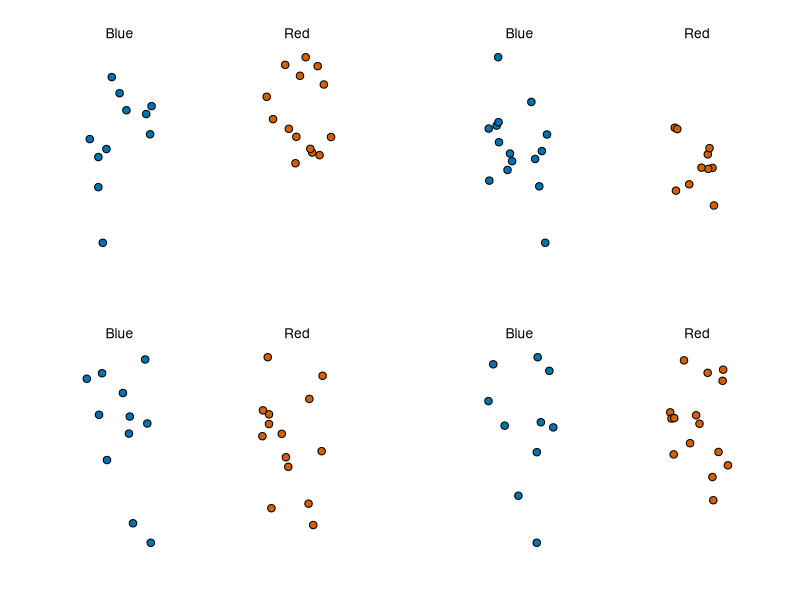
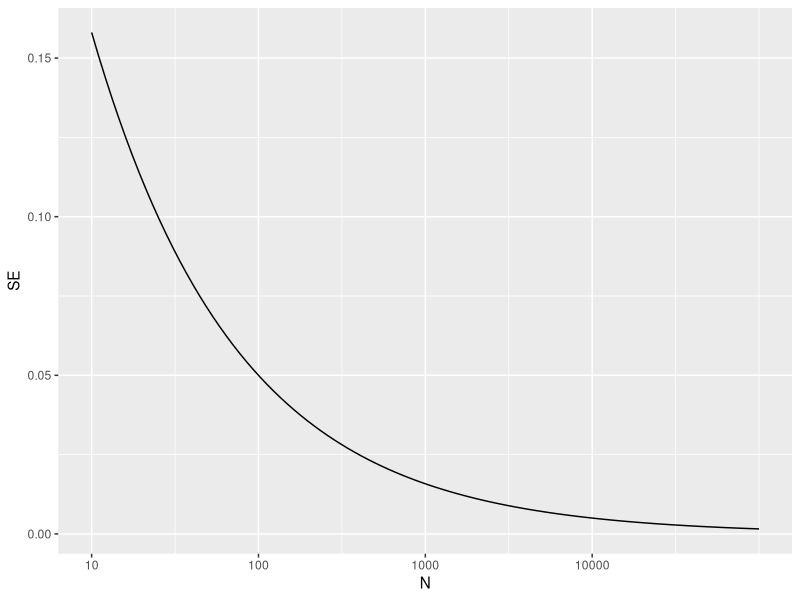
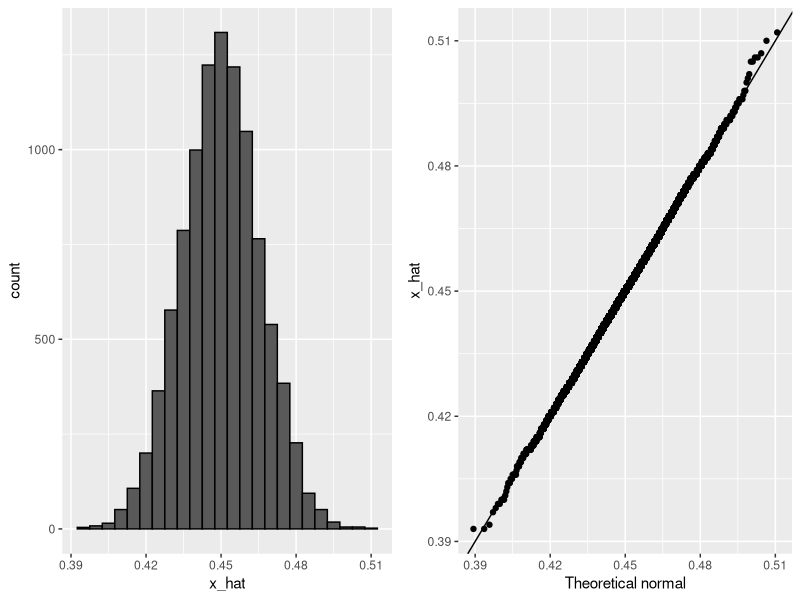

R code for these plots, in order:
## ---- chunk 1
#| echo: false
#| warning: false
#| message: false
library(tidyverse) 
library(dslabs) 
## ---- chunk 2
par(mfrow = c(2,2), mar = c(3, 1, 3, 0), mgp = c(1.5, 0.5, 0))  
take_poll(25); take_poll(25); take_poll(25); take_poll(25) 
## ---- chunk 3
p <- 0.51 
N <- 10^seq(1,5, len = 100) 
data.frame(N = N, SE = sqrt(p*(1 - p)/N)) |> ggplot(aes(N, SE)) + geom_line() + scale_x_continuous(breaks = c(10, 100, 1000, 10000), trans = "log10") 
## ---- chunk 4
sqrt(p*(1 - p))/sqrt(1000) 
## ---- chunk 5
x_hat <- 0.48 
se <- sqrt(x_hat*(1-x_hat)/25) 
se 
## ---- chunk 6
pnorm(0.01/se) - pnorm(-0.01/se) 
## ---- chunk 7
1.96*se 
## ---- chunk 8
pnorm(1.96) - pnorm(-1.96) 
## ---- chunk 9
p <- 0.45 
N <- 1000 
x <- sample(c(0, 1), size = N, replace = TRUE, prob = c(1 - p, p)) 
x_hat <- mean(x) 
## ---- chunk 10
B <- 10000 
x_hat <- replicate(B, { 
  x <- sample(c(0, 1), size = N, replace = TRUE, prob = c(1 - p, p)) 
  mean(x) 
}) 
## ---- chunk 11
mean(x_hat) 
sd(x_hat) 
## ---- chunk 12
library(tidyverse) 
library(gridExtra) 
p1 <- data.frame(x_hat = x_hat) |>  
  ggplot(aes(x_hat)) +  
  geom_histogram(binwidth = 0.005, color = "black") 
p2 <-  data.frame(x_hat = x_hat) |>  
  ggplot(aes(sample = x_hat)) +  
  stat_qq(dparams = list(mean = mean(x_hat), sd = sd(x_hat))) + 
  geom_abline() +  
  ylab("x_hat") +  
  xlab("Theoretical normal") 
grid.arrange(p1, p2, nrow = 1) 
